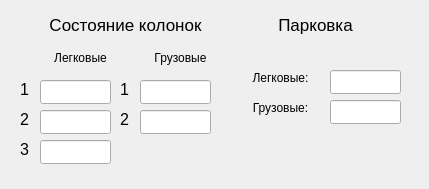
<?xml version="1.0" encoding="UTF-8"?>
<ui version="4.0">
 <class>Window_info</class>
 <widget class="QWidget" name="Window_info">
  <property name="geometry">
   <rect>
    <x>0</x>
    <y>0</y>
    <width>429</width>
    <height>189</height>
   </rect>
  </property>
  <property name="windowTitle">
   <string>Информационное окно</string>
  </property>
  <widget class="QLabel" name="label_3">
   <property name="geometry">
    <rect>
     <x>40</x>
     <y>50</y>
     <width>81</width>
     <height>16</height>
    </rect>
   </property>
   <property name="text">
    <string>&lt;html&gt;&lt;head/&gt;&lt;body&gt;&lt;p align=&quot;center&quot;&gt;Легковые&lt;/p&gt;&lt;/body&gt;&lt;/html&gt;</string>
   </property>
  </widget>
  <widget class="QLabel" name="label">
   <property name="geometry">
    <rect>
     <x>10</x>
     <y>10</y>
     <width>231</width>
     <height>31</height>
    </rect>
   </property>
   <property name="font">
    <font>
     <pointsize>13</pointsize>
    </font>
   </property>
   <property name="layoutDirection">
    <enum>Qt::LeftToRight</enum>
   </property>
   <property name="text">
    <string>&lt;html&gt;&lt;head/&gt;&lt;body&gt;&lt;p align=&quot;center&quot;&gt;Состояние колонок&lt;/p&gt;&lt;/body&gt;&lt;/html&gt;</string>
   </property>
  </widget>
  <widget class="QLabel" name="label_4">
   <property name="geometry">
    <rect>
     <x>140</x>
     <y>50</y>
     <width>81</width>
     <height>16</height>
    </rect>
   </property>
   <property name="text">
    <string>&lt;html&gt;&lt;head/&gt;&lt;body&gt;&lt;p align=&quot;center&quot;&gt;Грузовые&lt;/p&gt;&lt;/body&gt;&lt;/html&gt;</string>
   </property>
  </widget>
  <widget class="QLabel" name="label_2">
   <property name="geometry">
    <rect>
     <x>20</x>
     <y>80</y>
     <width>16</width>
     <height>16</height>
    </rect>
   </property>
   <property name="text">
    <string>&lt;html&gt;&lt;head/&gt;&lt;body&gt;&lt;p&gt;&lt;span style=&quot; font-size:12pt;&quot;&gt;1&lt;/span&gt;&lt;/p&gt;&lt;/body&gt;&lt;/html&gt;</string>
   </property>
  </widget>
  <widget class="QLabel" name="label_5">
   <property name="geometry">
    <rect>
     <x>20</x>
     <y>110</y>
     <width>16</width>
     <height>16</height>
    </rect>
   </property>
   <property name="text">
    <string>&lt;html&gt;&lt;head/&gt;&lt;body&gt;&lt;p&gt;&lt;span style=&quot; font-size:12pt;&quot;&gt;2&lt;/span&gt;&lt;/p&gt;&lt;/body&gt;&lt;/html&gt;</string>
   </property>
  </widget>
  <widget class="QLabel" name="label_6">
   <property name="geometry">
    <rect>
     <x>20</x>
     <y>140</y>
     <width>16</width>
     <height>16</height>
    </rect>
   </property>
   <property name="text">
    <string>&lt;html&gt;&lt;head/&gt;&lt;body&gt;&lt;p&gt;&lt;span style=&quot; font-size:12pt;&quot;&gt;3&lt;/span&gt;&lt;/p&gt;&lt;/body&gt;&lt;/html&gt;</string>
   </property>
  </widget>
  <widget class="QLineEdit" name="lineEdit_car1">
   <property name="geometry">
    <rect>
     <x>40</x>
     <y>80</y>
     <width>71</width>
     <height>24</height>
    </rect>
   </property>
   <property name="text">
    <string/>
   </property>
   <property name="readOnly">
    <bool>true</bool>
   </property>
  </widget>
  <widget class="QLineEdit" name="lineEdit_car2">
   <property name="geometry">
    <rect>
     <x>40</x>
     <y>110</y>
     <width>71</width>
     <height>24</height>
    </rect>
   </property>
   <property name="text">
    <string/>
   </property>
   <property name="readOnly">
    <bool>true</bool>
   </property>
  </widget>
  <widget class="QLineEdit" name="lineEdit_car3">
   <property name="geometry">
    <rect>
     <x>40</x>
     <y>140</y>
     <width>71</width>
     <height>24</height>
    </rect>
   </property>
   <property name="text">
    <string/>
   </property>
   <property name="readOnly">
    <bool>true</bool>
   </property>
  </widget>
  <widget class="QLineEdit" name="lineEdit_truck2">
   <property name="geometry">
    <rect>
     <x>140</x>
     <y>110</y>
     <width>71</width>
     <height>24</height>
    </rect>
   </property>
   <property name="text">
    <string/>
   </property>
   <property name="readOnly">
    <bool>true</bool>
   </property>
  </widget>
  <widget class="QLabel" name="label_7">
   <property name="geometry">
    <rect>
     <x>120</x>
     <y>80</y>
     <width>16</width>
     <height>16</height>
    </rect>
   </property>
   <property name="text">
    <string>&lt;html&gt;&lt;head/&gt;&lt;body&gt;&lt;p&gt;&lt;span style=&quot; font-size:12pt;&quot;&gt;1&lt;/span&gt;&lt;/p&gt;&lt;/body&gt;&lt;/html&gt;</string>
   </property>
  </widget>
  <widget class="QLabel" name="label_8">
   <property name="geometry">
    <rect>
     <x>120</x>
     <y>110</y>
     <width>16</width>
     <height>16</height>
    </rect>
   </property>
   <property name="text">
    <string>&lt;html&gt;&lt;head/&gt;&lt;body&gt;&lt;p&gt;&lt;span style=&quot; font-size:12pt;&quot;&gt;2&lt;/span&gt;&lt;/p&gt;&lt;/body&gt;&lt;/html&gt;</string>
   </property>
  </widget>
  <widget class="QLineEdit" name="lineEdit_truck1">
   <property name="geometry">
    <rect>
     <x>140</x>
     <y>80</y>
     <width>71</width>
     <height>24</height>
    </rect>
   </property>
   <property name="text">
    <string/>
   </property>
   <property name="readOnly">
    <bool>true</bool>
   </property>
  </widget>
  <widget class="QLabel" name="label_9">
   <property name="geometry">
    <rect>
     <x>250</x>
     <y>10</y>
     <width>131</width>
     <height>31</height>
    </rect>
   </property>
   <property name="font">
    <font>
     <pointsize>13</pointsize>
    </font>
   </property>
   <property name="layoutDirection">
    <enum>Qt::LeftToRight</enum>
   </property>
   <property name="text">
    <string>&lt;html&gt;&lt;head/&gt;&lt;body&gt;&lt;p align=&quot;center&quot;&gt;Парковка&lt;/p&gt;&lt;/body&gt;&lt;/html&gt;</string>
   </property>
  </widget>
  <widget class="QLabel" name="label_10">
   <property name="geometry">
    <rect>
     <x>240</x>
     <y>70</y>
     <width>81</width>
     <height>16</height>
    </rect>
   </property>
   <property name="text">
    <string>&lt;html&gt;&lt;head/&gt;&lt;body&gt;&lt;p align=&quot;center&quot;&gt;Легковые:&lt;/p&gt;&lt;/body&gt;&lt;/html&gt;</string>
   </property>
  </widget>
  <widget class="QLabel" name="label_11">
   <property name="geometry">
    <rect>
     <x>240</x>
     <y>100</y>
     <width>81</width>
     <height>16</height>
    </rect>
   </property>
   <property name="text">
    <string>&lt;html&gt;&lt;head/&gt;&lt;body&gt;&lt;p align=&quot;center&quot;&gt;Грузовые:&lt;/p&gt;&lt;/body&gt;&lt;/html&gt;</string>
   </property>
  </widget>
  <widget class="QLineEdit" name="lineEdit_trucks">
   <property name="geometry">
    <rect>
     <x>330</x>
     <y>100</y>
     <width>71</width>
     <height>24</height>
    </rect>
   </property>
   <property name="text">
    <string/>
   </property>
   <property name="readOnly">
    <bool>true</bool>
   </property>
  </widget>
  <widget class="QLineEdit" name="lineEdit_cars">
   <property name="geometry">
    <rect>
     <x>330</x>
     <y>70</y>
     <width>71</width>
     <height>24</height>
    </rect>
   </property>
   <property name="text">
    <string/>
   </property>
   <property name="readOnly">
    <bool>true</bool>
   </property>
  </widget>
 </widget>
 <resources/>
 <connections/>
</ui>
